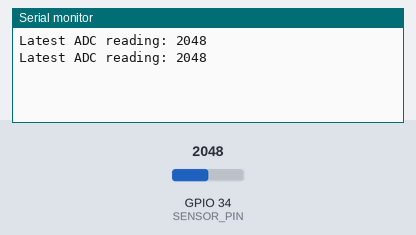
Bench run of a program on a simulated ESP32. Shown: the last lines printed to the serial monitor. The inputs (shaded band) are chosen by the test bench; at power-on: GPIO 34 (SENSOR_PIN) = 2048.

Above: at 1.2 s.
1.3 s: GPIO 34 (SENSOR_PIN) set to 2866
At 2.5 s:
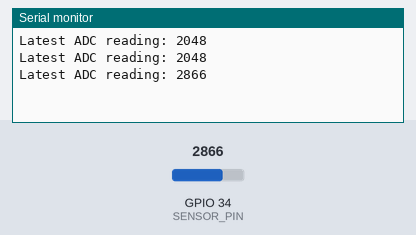
2.8 s: GPIO 34 (SENSOR_PIN) set to 3603
At 3.8 s:
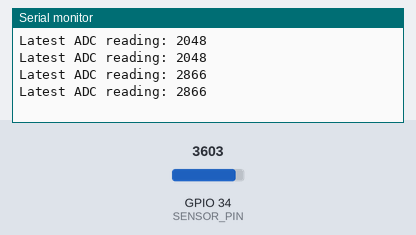
Timing chart, 0 to 5.8 s (numbered marks = the images above; inputs shaded):
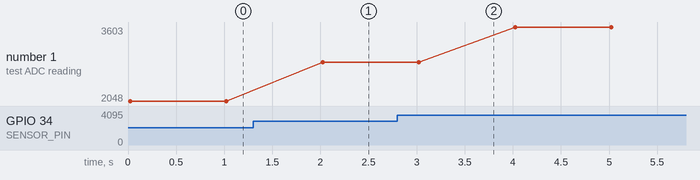

Measured:
- after the input at 1.3 s, the serial monitor: prints a new line after 0.72 s (image 1)
- plotted number 1: 2048 → 2866 after the input at 1.3 s, 2866 → 3603 after the input at 2.8 s

The program:

main.cpp
```cpp
// ADC Reading — FreeRTOS Task Version
// The sampling task owns the ADC and runs on its own schedule.
// It shares the latest averaged reading through a single-slot queue
// using xQueueOverwrite() — any consumer task that peeks the queue
// always gets the most recent value, with no risk of reading the
// ADC mid-sample from another task.

#include <Arduino.h>

#define SENSOR_PIN 34
#define SAMPLES 10

QueueHandle_t adcQueue;

void adcReadTask(void *parameter) {
  while (true) {
    long total = 0;
    for (int i = 0; i < SAMPLES; i++) {
      total += analogRead(SENSOR_PIN);
      vTaskDelay(pdMS_TO_TICKS(2));
    }
    int averaged = total / SAMPLES;
    xQueueOverwrite(adcQueue, &averaged); // queue length 1: always holds the latest value
    vTaskDelay(pdMS_TO_TICKS(500));
  }
}

// Any other task can read the latest value without disturbing it
void consumerTask(void *parameter) {
  int reading;
  while (true) {
    if (xQueuePeek(adcQueue, &reading, pdMS_TO_TICKS(1000)) == pdTRUE) {
      Serial.printf("Latest ADC reading: %d\n", reading);
    }
    vTaskDelay(pdMS_TO_TICKS(1000));
  }
}

void setup() {
  Serial.begin(115200);
  adcQueue = xQueueCreate(1, sizeof(int));
  xTaskCreate(adcReadTask, "ADC Read Task", 2048, NULL, 2, NULL);
  xTaskCreate(consumerTask, "Consumer Task", 2048, NULL, 1, NULL);
}

void loop() {
  vTaskDelay(pdMS_TO_TICKS(1000));
}
```
